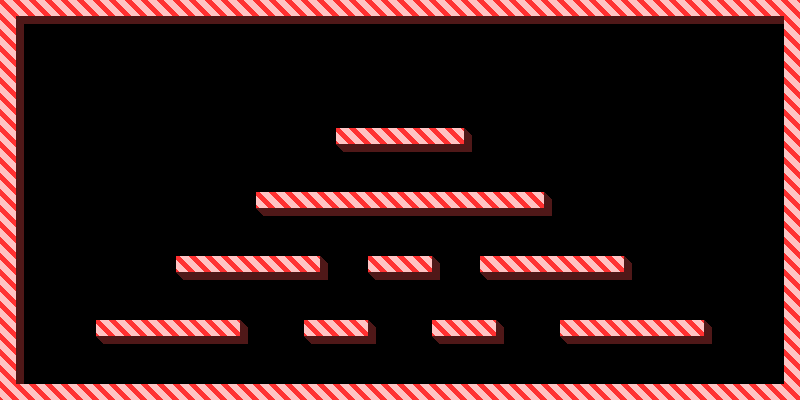

This game map was drawn from its Tiled (.tmx) file and the tilesets committed beside it. A one-line description and the trimmed map source follow:
An orthogonal 50x25 tile map with 16x16 px tiles, 1 tile layer (ground), 1 hidden layer not drawn, 2 tilesets and 6 objects (2x true, 2x BOOF).

<map version="1.10" tiledversion="1.10.0" orientation="orthogonal" renderorder="right-down" width="50" height="25" tilewidth="16" tileheight="16" infinite="0" nextlayerid="6" nextobjectid="7">
 <properties>
  <property name="automaticAirMode" value="5" />
  <property name="bossBoost" value="" />
  <property name="bossLevel" value="f" />
  <property name="guidedAir" value="f" />
  <property name="specialAir" value="AIR_SPIKES" />
 </properties>
 <tileset firstgid="1" name="tiles" tilewidth="16" tileheight="16" tilecount="256" columns="16">
  <image source="tiles.png" width="256" height="256" />
  <tile id="0">
   <properties>
    <property name="type" value="TOP" />
   </properties>
  </tile>
  <tile id="1">
   <properties>
    <property name="type" value="TOPL" />
   </properties>
  </tile>
  <tile id="2">
   <properties>
    <property name="type" value="TOPR" />
   </properties>
  </tile>
  <tile id="3">
   <properties>
    <property name="type" value="TOPRL" />
   </properties>
  </tile>
  <tile id="4">
   <properties>
    <property name="type" value="LEFT" />
   </properties>
  </tile>
  <tile id="5">
   <properties>
    <property name="type" value="RIGHT" />
   </properties>
  </tile>
  <tile id="6">
   <properties>
    <property name="type" value="RL" />
   </properties>
  </tile>
  <tile id="10">
   <properties>
    <property name="type" value="LEFT" />
   </properties>
  </tile>
  <tile id="15">
   <properties>
    <property name="type" value="RIGHT" />
   </properties>
  </tile>
  <tile id="20">
   <properties>
    <property name="type" value="TOP" />
   </properties>
  </tile>
  <tile id="21">
   <properties>
    <property name="type" value="LEFT" />
   </properties>
  </tile>
  <tile id="22">
   <properties>
    <property name="type" value="RIGHT" />
   </properties>
  </tile>
  <tile id="38">
   <properties>
    <property name="type" value="TOP" />
   </properties>
  </tile>
 </tileset>
 <tileset firstgid="257" name="entities" tilewidth="32" tileheight="32" tilecount="64" columns="8">
  <image source="entities.png" width="256" height="256" />
 </tileset>
 <layer id="1" name="ground" width="50" height="25">
  <data>[1250 cells, 382 non-empty, 7 distinct tile ids]</data>
 </layer>
 <layer id="2" name="collision" width="50" height="25" visible="0">
  <data>[1250 cells, 124 non-empty, 3 distinct tile ids]</data>
 </layer>
 <objectgroup id="3" name="enemies">
  <object id="1" name="BOOF" type="true" gid="257" x="336" y="192" width="32" height="32" />
  <object id="2" name="BOOF" gid="257" x="432" y="192" width="32" height="32" />
  <object id="3" name="BOOF" type="true" gid="257" x="368" y="128" width="32" height="32" />
  <object id="4" name="BOOF" gid="257" x="400" y="128" width="32" height="32" />
 </objectgroup>
 <objectgroup id="4" name="meals">
  <object id="5" gid="285" x="576" y="320" width="32" height="32" />
  <object id="6" gid="285" x="224" y="256" width="32" height="32" />
 </objectgroup>
 <objectgroup id="5" name="path" />
</map>
